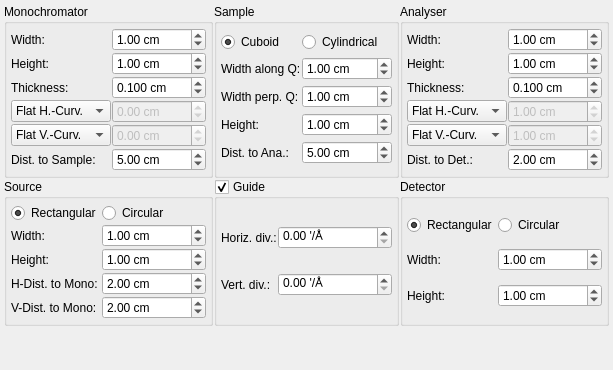
     <widget class="QWidget" name="tabTASGeo">
      <attribute name="title">
       <string>TAS Geometry</string>
      </attribute>
      <layout class="QGridLayout" name="gridLayout_3">
       <property name="margin">
        <number>4</number>
       </property>
       <property name="spacing">
        <number>1</number>
       </property>
       <item row="1" column="2">
        <widget class="QGroupBox" name="groupBox_15">
         <property name="title">
          <string>Detector</string>
         </property>
         <layout class="QGridLayout" name="gridLayout_33">
          <property name="margin">
           <number>4</number>
          </property>
          <property name="spacing">
           <number>1</number>
          </property>
          <item row="0" column="0">
           <widget class="QRadioButton" name="radioDetRect">
            <property name="text">
             <string>Rectangular</string>
            </property>
            <property name="checked">
             <bool>true</bool>
            </property>
           </widget>
          </item>
          <item row="0" column="1">
           <widget class="QRadioButton" name="radioDetCirc">
            <property name="text">
             <string>Circular</string>
            </property>
           </widget>
          </item>
          <item row="1" column="0">
           <widget class="QLabel" name="label_46">
            <property name="sizePolicy">
             <sizepolicy hsizetype="Fixed" vsizetype="Preferred">
              <horstretch>0</horstretch>
              <verstretch>0</verstretch>
             </sizepolicy>
            </property>
            <property name="text">
             <string>Width:</string>
            </property>
           </widget>
          </item>
          <item row="1" column="1">
           <widget class="QDoubleSpinBox" name="spinDetW">
            <property name="suffix">
             <string> cm</string>
            </property>
            <property name="decimals">
             <number>2</number>
            </property>
            <property name="maximum">
             <double>999.000000000000000</double>
            </property>
            <property name="singleStep">
             <double>0.100000000000000</double>
            </property>
            <property name="value">
             <double>1.000000000000000</double>
            </property>
           </widget>
          </item>
          <item row="2" column="0">
           <widget class="QLabel" name="label_47">
            <property name="sizePolicy">
             <sizepolicy hsizetype="Fixed" vsizetype="Preferred">
              <horstretch>0</horstretch>
              <verstretch>0</verstretch>
             </sizepolicy>
            </property>
            <property name="text">
             <string>Height:</string>
            </property>
           </widget>
          </item>
          <item row="2" column="1">
           <widget class="QDoubleSpinBox" name="spinDetH">
            <property name="suffix">
             <string> cm</string>
            </property>
            <property name="decimals">
             <number>2</number>
            </property>
            <property name="maximum">
             <double>999.000000000000000</double>
            </property>
            <property name="singleStep">
             <double>0.100000000000000</double>
            </property>
            <property name="value">
             <double>1.000000000000000</double>
            </property>
           </widget>
          </item>
         </layout>
        </widget>
       </item>
       <item row="1" column="0">
        <widget class="QGroupBox" name="groupBox_12">
         <property name="title">
          <string>Source</string>
         </property>
         <layout class="QGridLayout" name="gridLayout_31">
          <property name="margin">
           <number>4</number>
          </property>
          <property name="spacing">
           <number>1</number>
          </property>
          <item row="0" column="0">
           <widget class="QRadioButton" name="radioSrcRect">
            <property name="text">
             <string>Rectangular</string>
            </property>
            <property name="checked">
             <bool>true</bool>
            </property>
           </widget>
          </item>
          <item row="0" column="1">
           <widget class="QRadioButton" name="radioSrcCirc">
            <property name="text">
             <string>Circular</string>
            </property>
           </widget>
          </item>
          <item row="1" column="0">
           <widget class="QLabel" name="label_39">
            <property name="sizePolicy">
             <sizepolicy hsizetype="Fixed" vsizetype="Preferred">
              <horstretch>0</horstretch>
              <verstretch>0</verstretch>
             </sizepolicy>
            </property>
            <property name="text">
             <string>Width:</string>
            </property>
           </widget>
          </item>
          <item row="1" column="1">
           <widget class="QDoubleSpinBox" name="spinSrcW">
            <property name="suffix">
             <string> cm</string>
            </property>
            <property name="decimals">
             <number>2</number>
            </property>
            <property name="maximum">
             <double>999.000000000000000</double>
            </property>
            <property name="singleStep">
             <double>0.100000000000000</double>
            </property>
            <property name="value">
             <double>1.000000000000000</double>
            </property>
           </widget>
          </item>
          <item row="2" column="0">
           <widget class="QLabel" name="label_40">
            <property name="sizePolicy">
             <sizepolicy hsizetype="Fixed" vsizetype="Preferred">
              <horstretch>0</horstretch>
              <verstretch>0</verstretch>
             </sizepolicy>
            </property>
            <property name="text">
             <string>Height:</string>
            </property>
           </widget>
          </item>
          <item row="2" column="1">
           <widget class="QDoubleSpinBox" name="spinSrcH">
            <property name="suffix">
             <string> cm</string>
            </property>
            <property name="decimals">
             <number>2</number>
            </property>
            <property name="maximum">
             <double>999.000000000000000</double>
            </property>
            <property name="singleStep">
             <double>0.100000000000000</double>
            </property>
            <property name="value">
             <double>1.000000000000000</double>
            </property>
           </widget>
          </item>
          
	<item row="3" column="0">
           <widget class="QLabel" name="label_54">
            <property name="sizePolicy">
             <sizepolicy hsizetype="Fixed" vsizetype="Preferred">
              <horstretch>0</horstretch>
              <verstretch>0</verstretch>
             </sizepolicy>
            </property>
            <property name="text">
             <string>H-Dist. to Mono:</string>
            </property>
           </widget>
          </item>
          <item row="3" column="1">
           <widget class="QDoubleSpinBox" name="spinDistHSrcMono">
            <property name="suffix">
             <string> cm</string>
            </property>
            <property name="decimals">
             <number>2</number>
            </property>
            <property name="maximum">
             <double>9999.000000000000000</double>
            </property>
            <property name="singleStep">
             <double>1.000000000000000</double>
            </property>
            <property name="value">
             <double>2.000000000000000</double>
            </property>
           </widget>
          </item>

	<item row="4" column="0">
           <widget class="QLabel" name="label_54b">
            <property name="sizePolicy">
             <sizepolicy hsizetype="Fixed" vsizetype="Preferred">
              <horstretch>0</horstretch>
              <verstretch>0</verstretch>
             </sizepolicy>
            </property>
            <property name="text">
             <string>V-Dist. to Mono:</string>
            </property>
           </widget>
          </item>
          <item row="4" column="1">
           <widget class="QDoubleSpinBox" name="spinDistVSrcMono">
            <property name="suffix">
             <string> cm</string>
            </property>
            <property name="decimals">
             <number>2</number>
            </property>
            <property name="maximum">
             <double>9999.000000000000000</double>
            </property>
            <property name="singleStep">
             <double>1.000000000000000</double>
            </property>
            <property name="value">
             <double>2.000000000000000</double>
            </property>
           </widget>
          </item>

         </layout>
        </widget>
       </item>
       <item row="2" column="0" colspan="3">
        <spacer name="verticalSpacer_6">
         <property name="orientation">
          <enum>Qt::Vertical</enum>
         </property>
         <property name="sizeHint" stdset="0">
          <size>
           <width>20</width>
           <height>40</height>
          </size>
         </property>
        </spacer>
       </item>
       <item row="0" column="2">
        <widget class="QGroupBox" name="groupBox_17">
         <property name="title">
          <string>Analyser</string>
         </property>
         <layout class="QGridLayout" name="gridLayout_11">
          <property name="margin">
           <number>4</number>
          </property>
          <property name="spacing">
           <number>1</number>
          </property>
          <item row="0" column="0">
           <widget class="QLabel" name="label_51">
            <property name="sizePolicy">
             <sizepolicy hsizetype="Fixed" vsizetype="Preferred">
              <horstretch>0</horstretch>
              <verstretch>0</verstretch>
             </sizepolicy>
            </property>
            <property name="text">
             <string>Width:</string>
            </property>
           </widget>
          </item>
          <item row="0" column="1">
           <widget class="QDoubleSpinBox" name="spinAnaW">
            <property name="suffix">
             <string> cm</string>
            </property>
            <property name="decimals">
             <number>2</number>
            </property>
            <property name="maximum">
             <double>999.000000000000000</double>
            </property>
            <property name="singleStep">
             <double>0.100000000000000</double>
            </property>
            <property name="value">
             <double>1.000000000000000</double>
            </property>
           </widget>
          </item>
          <item row="1" column="0">
           <widget class="QLabel" name="label_52">
            <property name="sizePolicy">
             <sizepolicy hsizetype="Fixed" vsizetype="Preferred">
              <horstretch>0</horstretch>
              <verstretch>0</verstretch>
             </sizepolicy>
            </property>
            <property name="text">
             <string>Height:</string>
            </property>
           </widget>
          </item>
          <item row="1" column="1">
           <widget class="QDoubleSpinBox" name="spinAnaH">
            <property name="suffix">
             <string> cm</string>
            </property>
            <property name="decimals">
             <number>2</number>
            </property>
            <property name="maximum">
             <double>999.000000000000000</double>
            </property>
            <property name="singleStep">
             <double>0.100000000000000</double>
            </property>
            <property name="value">
             <double>1.000000000000000</double>
            </property>
           </widget>
          </item>
          <item row="2" column="0">
           <widget class="QLabel" name="label_53">
            <property name="sizePolicy">
             <sizepolicy hsizetype="Fixed" vsizetype="Preferred">
              <horstretch>0</horstretch>
              <verstretch>0</verstretch>
             </sizepolicy>
            </property>
            <property name="text">
             <string>Thickness:</string>
            </property>
           </widget>
          </item>
          <item row="2" column="1">
           <widget class="QDoubleSpinBox" name="spinAnaThick">
            <property name="suffix">
             <string> cm</string>
            </property>
            <property name="decimals">
             <number>3</number>
            </property>
            <property name="maximum">
             <double>999.000000000000000</double>
            </property>
            <property name="singleStep">
             <double>0.100000000000000</double>
            </property>
            <property name="value">
             <double>0.100000000000000</double>
            </property>
           </widget>
          </item>
          <item row="3" column="0">
           <widget class="QComboBox" name="comboAnaHori">
            <property name="sizePolicy">
             <sizepolicy hsizetype="Minimum" vsizetype="Fixed">
              <horstretch>0</horstretch>
              <verstretch>0</verstretch>
             </sizepolicy>
            </property>
            <item>
             <property name="text">
              <string>Flat H.-Curv.</string>
             </property>
            </item>
            <item>
             <property name="text">
              <string>Opt. H.-Curv.</string>
             </property>
            </item>
            <item>
             <property name="text">
              <string>H.-Curv.:</string>
             </property>
            </item>
           </widget>
          </item>
          <item row="3" column="1">
           <widget class="QDoubleSpinBox" name="spinAnaCurvH">
            <property name="enabled">
             <bool>false</bool>
            </property>
            <property name="suffix">
             <string> cm</string>
            </property>
            <property name="minimum">
             <double>-9999.000000000000000</double>
            </property>
            <property name="maximum">
             <double>9999.000000000000000</double>
            </property>
            <property name="singleStep">
             <double>0.100000000000000</double>
            </property>
            <property name="value">
             <double>1.000000000000000</double>
            </property>
           </widget>
          </item>
          <item row="4" column="0">
           <widget class="QComboBox" name="comboAnaVert">
            <property name="sizePolicy">
             <sizepolicy hsizetype="Minimum" vsizetype="Fixed">
              <horstretch>0</horstretch>
              <verstretch>0</verstretch>
             </sizepolicy>
            </property>
            <item>
             <property name="text">
              <string>Flat V.-Curv.</string>
             </property>
            </item>
            <item>
             <property name="text">
              <string>Opt. V.-Curv.</string>
             </property>
            </item>
            <item>
             <property name="text">
              <string>V.-Curv.:</string>
             </property>
            </item>
           </widget>
          </item>
          <item row="4" column="1">
           <widget class="QDoubleSpinBox" name="spinAnaCurvV">
            <property name="enabled">
             <bool>false</bool>
            </property>
            <property name="suffix">
             <string> cm</string>
            </property>
            <property name="minimum">
             <double>-9999.000000000000000</double>
            </property>
            <property name="maximum">
             <double>9999.000000000000000</double>
            </property>
            <property name="singleStep">
             <double>0.100000000000000</double>
            </property>
            <property name="value">
             <double>1.000000000000000</double>
            </property>
           </widget>
          </item>
          <item row="5" column="0">
           <widget class="QLabel" name="label_57">
            <property name="sizePolicy">
             <sizepolicy hsizetype="Fixed" vsizetype="Preferred">
              <horstretch>0</horstretch>
              <verstretch>0</verstretch>
             </sizepolicy>
            </property>
            <property name="text">
             <string>Dist. to Det.:</string>
            </property>
           </widget>
          </item>
          <item row="5" column="1">
           <widget class="QDoubleSpinBox" name="spinDistAnaDet">
            <property name="suffix">
             <string> cm</string>
            </property>
            <property name="decimals">
             <number>2</number>
            </property>
            <property name="maximum">
             <double>9999.000000000000000</double>
            </property>
            <property name="singleStep">
             <double>1.000000000000000</double>
            </property>
            <property name="value">
             <double>2.000000000000000</double>
            </property>
           </widget>
          </item>
         </layout>
        </widget>
       </item>
       <item row="0" column="0">
        <widget class="QGroupBox" name="groupBox_16">
         <property name="title">
          <string>Monochromator</string>
         </property>
         <layout class="QGridLayout" name="gridLayout_10">
          <property name="margin">
           <number>4</number>
          </property>
          <property name="spacing">
           <number>1</number>
          </property>
          <item row="0" column="0">
           <widget class="QLabel" name="label_48">
            <property name="sizePolicy">
             <sizepolicy hsizetype="Fixed" vsizetype="Preferred">
              <horstretch>0</horstretch>
              <verstretch>0</verstretch>
             </sizepolicy>
            </property>
            <property name="text">
             <string>Width:</string>
            </property>
           </widget>
          </item>
          <item row="0" column="1">
           <widget class="QDoubleSpinBox" name="spinMonoW">
            <property name="suffix">
             <string> cm</string>
            </property>
            <property name="decimals">
             <number>2</number>
            </property>
            <property name="maximum">
             <double>999.000000000000000</double>
            </property>
            <property name="singleStep">
             <double>0.100000000000000</double>
            </property>
            <property name="value">
             <double>1.000000000000000</double>
            </property>
           </widget>
          </item>
          <item row="1" column="0">
           <widget class="QLabel" name="label_49">
            <property name="sizePolicy">
             <sizepolicy hsizetype="Fixed" vsizetype="Preferred">
              <horstretch>0</horstretch>
              <verstretch>0</verstretch>
             </sizepolicy>
            </property>
            <property name="text">
             <string>Height:</string>
            </property>
           </widget>
          </item>
          <item row="1" column="1">
           <widget class="QDoubleSpinBox" name="spinMonoH">
            <property name="suffix">
             <string> cm</string>
            </property>
            <property name="decimals">
             <number>2</number>
            </property>
            <property name="maximum">
             <double>999.000000000000000</double>
            </property>
            <property name="singleStep">
             <double>0.100000000000000</double>
            </property>
            <property name="value">
             <double>1.000000000000000</double>
            </property>
           </widget>
          </item>
          <item row="2" column="0">
           <widget class="QLabel" name="label_50">
            <property name="sizePolicy">
             <sizepolicy hsizetype="Fixed" vsizetype="Preferred">
              <horstretch>0</horstretch>
              <verstretch>0</verstretch>
             </sizepolicy>
            </property>
            <property name="text">
             <string>Thickness:</string>
            </property>
           </widget>
          </item>
          <item row="2" column="1">
           <widget class="QDoubleSpinBox" name="spinMonoThick">
            <property name="suffix">
             <string> cm</string>
            </property>
            <property name="decimals">
             <number>3</number>
            </property>
            <property name="maximum">
             <double>999.000000000000000</double>
            </property>
            <property name="singleStep">
             <double>0.010000000000000</double>
            </property>
            <property name="value">
             <double>0.100000000000000</double>
            </property>
           </widget>
          </item>
          <item row="3" column="0">
           <widget class="QComboBox" name="comboMonoHori">
            <property name="sizePolicy">
             <sizepolicy hsizetype="Minimum" vsizetype="Fixed">
              <horstretch>0</horstretch>
              <verstretch>0</verstretch>
             </sizepolicy>
            </property>
            <item>
             <property name="text">
              <string>Flat H.-Curv.</string>
             </property>
            </item>
            <item>
             <property name="text">
              <string>Opt. H.-Curv.</string>
             </property>
            </item>
            <item>
             <property name="text">
              <string>H.-Curv.:</string>
             </property>
            </item>
           </widget>
          </item>
          <item row="3" column="1">
           <widget class="QDoubleSpinBox" name="spinMonoCurvH">
            <property name="enabled">
             <bool>false</bool>
            </property>
            <property name="suffix">
             <string> cm</string>
            </property>
            <property name="minimum">
             <double>-9999.000000000000000</double>
            </property>
            <property name="maximum">
             <double>9999.000000000000000</double>
            </property>
            <property name="singleStep">
             <double>0.100000000000000</double>
            </property>
           </widget>
          </item>
          <item row="4" column="0">
           <widget class="QComboBox" name="comboMonoVert">
            <property name="sizePolicy">
             <sizepolicy hsizetype="Minimum" vsizetype="Fixed">
              <horstretch>0</horstretch>
              <verstretch>0</verstretch>
             </sizepolicy>
            </property>
            <item>
             <property name="text">
              <string>Flat V.-Curv.</string>
             </property>
            </item>
            <item>
             <property name="text">
              <string>Opt. V.-Curv.</string>
             </property>
            </item>
            <item>
             <property name="text">
              <string>V.-Curv.:</string>
             </property>
            </item>
           </widget>
          </item>
          <item row="4" column="1">
           <widget class="QDoubleSpinBox" name="spinMonoCurvV">
            <property name="enabled">
             <bool>false</bool>
            </property>
            <property name="suffix">
             <string> cm</string>
            </property>
            <property name="minimum">
             <double>-9999.000000000000000</double>
            </property>
            <property name="maximum">
             <double>9999.000000000000000</double>
            </property>
            <property name="singleStep">
             <double>0.100000000000000</double>
            </property>
           </widget>
          </item>
          <item row="5" column="0">
           <widget class="QLabel" name="label_55">
            <property name="sizePolicy">
             <sizepolicy hsizetype="Fixed" vsizetype="Preferred">
              <horstretch>0</horstretch>
              <verstretch>0</verstretch>
             </sizepolicy>
            </property>
            <property name="text">
             <string>Dist. to Sample:</string>
            </property>
           </widget>
          </item>
          <item row="5" column="1">
           <widget class="QDoubleSpinBox" name="spinDistMonoSample">
            <property name="suffix">
             <string> cm</string>
            </property>
            <property name="decimals">
             <number>2</number>
            </property>
            <property name="maximum">
             <double>9999.000000000000000</double>
            </property>
            <property name="singleStep">
             <double>1.000000000000000</double>
            </property>
            <property name="value">
             <double>5.000000000000000</double>
            </property>
           </widget>
          </item>
         </layout>
        </widget>
       </item>
       <item row="0" column="1">
        <widget class="QGroupBox" name="groupBox_14">
         <property name="title">
          <string>Sample</string>
         </property>
         <layout class="QGridLayout" name="gridLayout_30">
          <property name="margin">
           <number>4</number>
          </property>
          <property name="spacing">
           <number>1</number>
          </property>
          <item row="2" column="0">
           <widget class="QLabel" name="label_44">
            <property name="sizePolicy">
             <sizepolicy hsizetype="Fixed" vsizetype="Preferred">
              <horstretch>0</horstretch>
              <verstretch>0</verstretch>
             </sizepolicy>
            </property>
            <property name="text">
             <string>Width perp. Q:</string>
            </property>
           </widget>
          </item>
          <item row="3" column="0">
           <widget class="QLabel" name="label_45">
            <property name="sizePolicy">
             <sizepolicy hsizetype="Fixed" vsizetype="Preferred">
              <horstretch>0</horstretch>
              <verstretch>0</verstretch>
             </sizepolicy>
            </property>
            <property name="text">
             <string>Height:</string>
            </property>
           </widget>
          </item>
          <item row="1" column="0">
           <widget class="QLabel" name="label_43">
            <property name="sizePolicy">
             <sizepolicy hsizetype="Fixed" vsizetype="Preferred">
              <horstretch>0</horstretch>
              <verstretch>0</verstretch>
             </sizepolicy>
            </property>
            <property name="text">
             <string>Width along Q:</string>
            </property>
           </widget>
          </item>
          <item row="4" column="0">
           <widget class="QLabel" name="label_56">
            <property name="sizePolicy">
             <sizepolicy hsizetype="Fixed" vsizetype="Preferred">
              <horstretch>0</horstretch>
              <verstretch>0</verstretch>
             </sizepolicy>
            </property>
            <property name="text">
             <string>Dist. to Ana.:</string>
            </property>
           </widget>
          </item>
          <item row="4" column="1">
           <widget class="QDoubleSpinBox" name="spinDistSampleAna">
            <property name="suffix">
             <string> cm</string>
            </property>
            <property name="decimals">
             <number>2</number>
            </property>
            <property name="maximum">
             <double>9999.000000000000000</double>
            </property>
            <property name="singleStep">
             <double>1.000000000000000</double>
            </property>
            <property name="value">
             <double>5.000000000000000</double>
            </property>
           </widget>
          </item>
          <item row="0" column="0">
           <widget class="QRadioButton" name="radioSampleCub">
            <property name="text">
             <string>Cuboid</string>
            </property>
            <property name="checked">
             <bool>true</bool>
            </property>
           </widget>
          </item>
          <item row="3" column="1">
           <widget class="QDoubleSpinBox" name="spinSampleH">
            <property name="suffix">
             <string> cm</string>
            </property>
            <property name="decimals">
             <number>2</number>
            </property>
            <property name="maximum">
             <double>999.000000000000000</double>
            </property>
            <property name="singleStep">
             <double>0.100000000000000</double>
            </property>
            <property name="value">
             <double>1.000000000000000</double>
            </property>
           </widget>
          </item>
          <item row="2" column="1">
           <widget class="QDoubleSpinBox" name="spinSampleW_perpQ">
            <property name="suffix">
             <string> cm</string>
            </property>
            <property name="decimals">
             <number>2</number>
            </property>
            <property name="maximum">
             <double>999.000000000000000</double>
            </property>
            <property name="singleStep">
             <double>0.100000000000000</double>
            </property>
            <property name="value">
             <double>1.000000000000000</double>
            </property>
           </widget>
          </item>
          <item row="1" column="1">
           <widget class="QDoubleSpinBox" name="spinSampleW_Q">
            <property name="suffix">
             <string> cm</string>
            </property>
            <property name="decimals">
             <number>2</number>
            </property>
            <property name="maximum">
             <double>999.000000000000000</double>
            </property>
            <property name="singleStep">
             <double>0.100000000000000</double>
            </property>
            <property name="value">
             <double>1.000000000000000</double>
            </property>
           </widget>
          </item>
          <item row="0" column="1">
           <widget class="QRadioButton" name="radioSampleCyl">
            <property name="text">
             <string>Cylindrical</string>
            </property>
           </widget>
          </item>
         </layout>
        </widget>
       </item>
       <item row="1" column="1">
        <widget class="QGroupBox" name="groupGuide">
         <property name="enabled">
          <bool>true</bool>
         </property>
         <property name="title">
          <string>Guide</string>
         </property>
         <property name="checkable">
          <bool>true</bool>
         </property>
         <property name="checked">
          <bool>true</bool>
         </property>
         <layout class="QGridLayout" name="gridLayout_32">
          <property name="margin">
           <number>4</number>
          </property>
          <property name="spacing">
           <number>1</number>
          </property>
          <item row="0" column="0">
           <widget class="QLabel" name="label_41">
            <property name="enabled">
             <bool>true</bool>
            </property>
            <property name="sizePolicy">
             <sizepolicy hsizetype="Fixed" vsizetype="Preferred">
              <horstretch>0</horstretch>
              <verstretch>0</verstretch>
             </sizepolicy>
            </property>
            <property name="text">
             <string>Horiz. div.:</string>
            </property>
           </widget>
          </item>
          <item row="0" column="1">
           <widget class="QDoubleSpinBox" name="spinGuideDivH">
            <property name="enabled">
             <bool>true</bool>
            </property>
            <property name="suffix">
             <string> '/Å</string>
            </property>
            <property name="maximum">
             <double>9999.000000000000000</double>
            </property>
            <property name="singleStep">
             <double>0.100000000000000</double>
            </property>
           </widget>
          </item>
          <item row="1" column="0">
           <widget class="QLabel" name="label_42">
            <property name="enabled">
             <bool>true</bool>
            </property>
            <property name="sizePolicy">
             <sizepolicy hsizetype="Fixed" vsizetype="Preferred">
              <horstretch>0</horstretch>
              <verstretch>0</verstretch>
             </sizepolicy>
            </property>
            <property name="text">
             <string>Vert. div.:</string>
            </property>
           </widget>
          </item>
          <item row="1" column="1">
           <widget class="QDoubleSpinBox" name="spinGuideDivV">
            <property name="enabled">
             <bool>true</bool>
            </property>
            <property name="suffix">
             <string> '/Å</string>
            </property>
            <property name="maximum">
             <double>9999.000000000000000</double>
            </property>
            <property name="singleStep">
             <double>0.100000000000000</double>
            </property>
           </widget>
          </item>
         </layout>
        </widget>
       </item>
      </layout>
     </widget>
